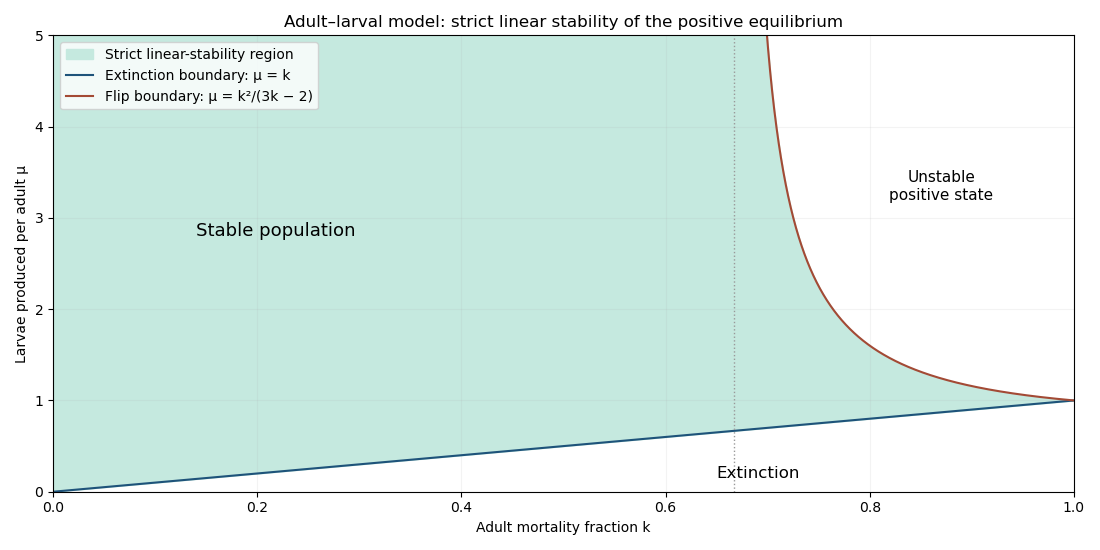

The script that drew this image:
"""2017 II3 Q12. Python 3.14, matplotlib 3.10.7, NumPy 2.3.5.
Run from the desired output directory; writes an opaque PNG to CWD.
"""
from pathlib import Path
import os
os.environ.setdefault("MPLCONFIGDIR", "/tmp/2017-ii-paper-3-mplconfig")
import numpy as np
import matplotlib
matplotlib.use('Agg')
import matplotlib.pyplot as plt
fig,ax=plt.subplots(figsize=(11,5.5),dpi=100,facecolor='white')
k=np.linspace(.001,.999,2500);cap=5.;upper=np.full_like(k,cap);mask=k>2/3;upper[mask]=np.minimum(cap,k[mask]**2/(3*k[mask]-2))
ax.fill_between(k,k,upper,color='#c5e9df',label='Strict linear-stability region')
ax.plot(k,k,color='#1e537a',label='Extinction boundary: μ = k')
kk=np.linspace(2/3+.005,.999,1800);uu=kk**2/(3*kk-2);ax.plot(kk,uu,color='#a34a35',label='Flip boundary: μ = k²/(3k − 2)')
ax.axvline(2/3,color='.6',ls=':',lw=1);ax.text(.14,2.8,'Stable population',fontsize=13);ax.text(.65,.15,'Extinction',fontsize=12);ax.text(.87,3.2,'Unstable\npositive state',ha='center',fontsize=11)
ax.set(xlim=(0,1),ylim=(0,cap),xlabel='Adult mortality fraction k',ylabel='Larvae produced per adult μ',title='Adult–larval model: strict linear stability of the positive equilibrium')
ax.legend(loc='upper left');ax.grid(alpha=.15);fig.tight_layout();fig.savefig(Path.cwd()/(Path(__file__).stem+'.png'),facecolor='white',transparent=False);plt.close(fig)
